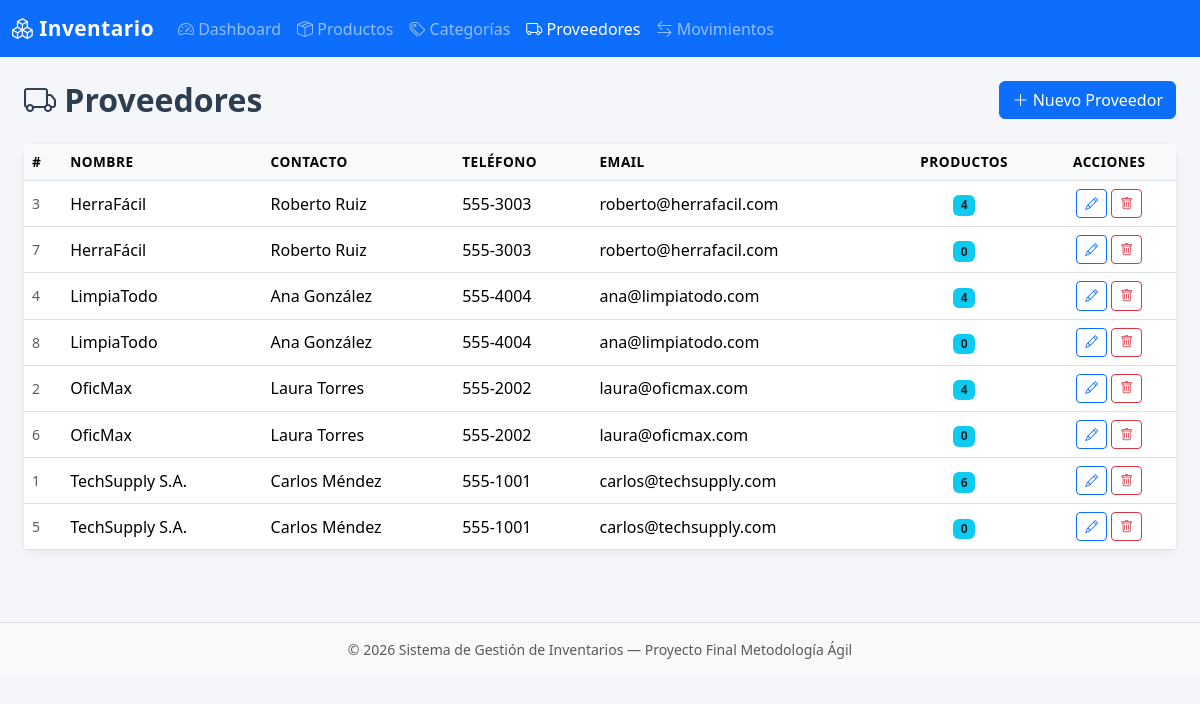
Page /proveedores.php on the committed database.
### tables this page shows
CREATE TABLE `proveedores` (
  `id` int(11) NOT NULL,
  `nombre` varchar(150) NOT NULL,
  `contacto` varchar(100) DEFAULT NULL,
  `telefono` varchar(20) DEFAULT NULL,
  `email` varchar(100) DEFAULT NULL,
  `direccion` text DEFAULT NULL,
  `creado_en` timestamp NOT NULL DEFAULT current_timestamp()
);

### proveedores.php (the view, shortened to what this page needs)
<?php
$conn = conectar();
$accion = $_GET['accion'] ?? 'listar';
require_once 'includes/header.php';
?>
<div class="d-flex justify-content-between align-items-center mb-4">
    <h2 class="page-title mb-0"><i class="bi bi-truck"></i> Proveedores</h2>
    <?php if ($accion === 'listar'): ?>
    <a href="proveedores.php?accion=nuevo" class="btn btn-primary"><i class="bi bi-plus-lg"></i> Nuevo Proveedor</a>
    <?php else: ?>
    <a href="proveedores.php" class="btn btn-secondary"><i class="bi bi-arrow-left"></i> Volver</a>
    <?php endif; ?>
</div>
<?php if ($accion === 'listar'): ?>
<?php $lista = $conn->query("SELECT pv.*, COUNT(p.id) AS total FROM proveedores pv LEFT JOIN productos p ON p.proveedor_id = pv.id GROUP BY pv.id ORDER BY pv.nombre"); ?>
<div class="card">
    <div class="card-body p-0">
        <div class="table-responsive">
        <table class="table table-hover align-middle mb-0">
            <thead><tr><th>#</th><th>Nombre</th><th>Contacto</th><th>Teléfono</th><th>Email</th><th class="text-center">Productos</th><th class="text-center">Acciones</th></tr></thead>
            <tbody>
                <?php if ($lista->num_rows === 0): ?>
                <tr><td colspan="7" class="text-center text-muted py-4">Sin proveedores.</td></tr>
                <?php else: ?>
                <?php while ($r = $lista->fetch_assoc()): ?>
                <tr>
                    <td class="text-muted small"><?= $r['id'] ?></td>
                    <td><?= htmlspecialchars($r['nombre']) ?></td>
                    <td><?= htmlspecialchars($r['contacto']) ?></td>
                    <td><?= htmlspecialchars($r['telefono']) ?></td>
                    <td><?= htmlspecialchars($r['email']) ?></td>
                    <td class="text-center"><span class="badge bg-info text-dark"><?= $r['total'] ?></span></td>
                    <td class="text-center">
                        <a href="proveedores.php?accion=editar&id=<?= $r['id'] ?>" class="btn btn-sm btn-outline-primary btn-action"><i class="bi bi-pencil"></i></a>
                        <a href="proveedores.php?accion=eliminar&id=<?= $r['id'] ?>" class="btn btn-sm btn-outline-danger btn-action btn-delete"><i class="bi bi-trash"></i></a>
                    </td>
                </tr>
                <?php endwhile; ?>
                <?php endif; ?>
            </tbody>
        </table>
        </div>
    </div>
</div>
<?php endif; ?>
<?php $conn->close(); require_once 'includes/footer.php'; ?>

### css/style.css (style rules this page uses)
body { background-color: #f4f6f9; }
.card { border: none; border-radius: 12px; box-shadow: 0 2px 8px rgba(0,0,0,0.08); }
.table th { background-color: #f8f9fa; font-weight: 600; font-size: 0.85rem; text-transform: uppercase; letter-spacing: 0.5px; }
.btn-action { padding: 0.25rem 0.5rem; font-size: 0.8rem; }
.page-title { font-weight: 700; color: #2c3e50; }

### rows in the picture
proveedores: id "3", nombre "HerraFácil", contacto "Roberto Ruiz", telefono "555-3003", email "roberto@herrafacil.com", total "4"
proveedores: id "7", nombre "HerraFácil", contacto "Roberto Ruiz", telefono "555-3003", email "roberto@herrafacil.com", total "0"
proveedores: id "4", nombre "LimpiaTodo", contacto "Ana González", telefono "555-4004", email "ana@limpiatodo.com", total "4"
proveedores: id "8", nombre "LimpiaTodo", contacto "Ana González", telefono "555-4004", email "ana@limpiatodo.com", total "0"
proveedores: id "2", nombre "OficMax", contacto "Laura Torres", telefono "555-2002", email "laura@oficmax.com", total "4"
proveedores: id "6", nombre "OficMax", contacto "Laura Torres", telefono "555-2002", email "laura@oficmax.com", total "0"
proveedores: id "1", nombre "TechSupply S.A.", contacto "Carlos Méndez", telefono "555-1001", email "carlos@techsupply.com", total "6"
proveedores: id "5", nombre "TechSupply S.A.", contacto "Carlos Méndez", telefono "555-1001", email "carlos@techsupply.com", total "0"
